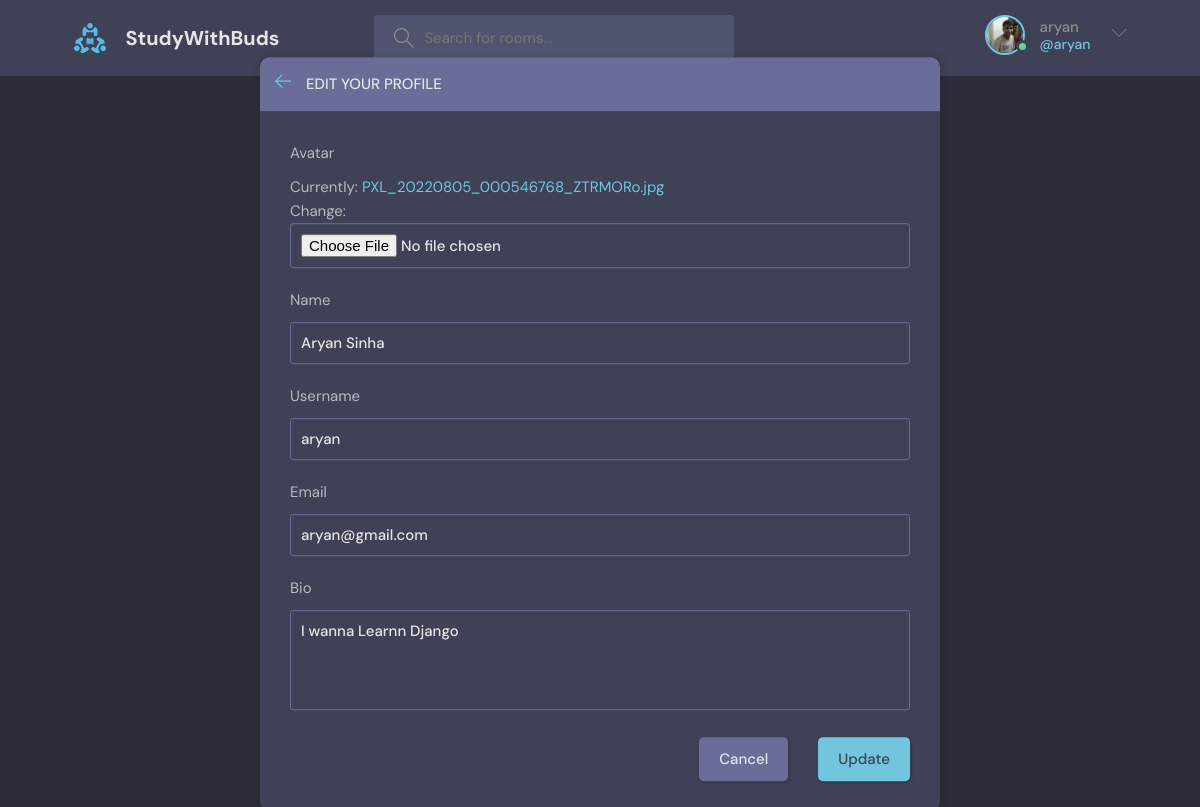
The app's page /updateUser/ (signed in) with its own data.
### base/models.py (models this page shows)
class User(AbstractUser):
    username = models.CharField(max_length=150, unique=True)
    name = models.CharField(max_length=200, null=True)
    email = models.EmailField(unique=True, null=True)
    bio = models.TextField(null=True)
    avatar = models.ImageField(null=True, default="avatar.svg")
    USERNAME_FIELD = "email"
    REQUIRED_FIELDS = ["username"]

### base/views.py (the view)
# urls.py: path("updateUser/", views.updateUser, name="updateUser"),
@login_required(login_url="Login")
def updateUser(request):
    user = request.user
    form = UserForm(instance=user)
    if request.method == "POST":
        form = UserForm(request.POST, request.FILES, instance=user)
        if form.is_valid():
            form.save()
            return redirect("profile", no=user.id)
    context = {"form": form}
    return render(request, "base/updateUser.html", context)

### base/forms.py
class UserForm(ModelForm):
    class Meta:
        model = User
        fields = ["avatar", "name", "username", "email", "bio"]

### base/templates/base/updateUser.html (shortened to what this page needs)
{% extends 'main.html' %}
{% block content %}
<main class="update-account layout">
  <div class="container">
    <div class="layout__box">
      <div class="layout__boxHeader">
        <div class="layout__boxTitle">
          <a href="{% url 'Home' %}">
            <svg version="1.1" xmlns="http://www.w3.org/2000/svg" width="32" height="32" viewBox="0 0 32 32">
              <title>arrow-left</title>
              <path
                d="M13.723 2.286l-13.723 13.714 13.719 13.714 1.616-1.611-10.96-10.96h27.625v-2.286h-27.625l10.965-10.965-1.616-1.607z">
              </path>
            </svg>
          </a>
          <h3>Edit your profile</h3>
        </div>
      </div>
      <div class="layout__body">
        <form class="form" action="" method="POST" enctype="multipart/form-data">
          {% for field in form%}
          <div class="form__group">
            <label for="profile_pic">{{field.label}}</label>
            {{field}}
          </div>
          {% endfor %}
          <div class="form__action">
            <a class="btn btn--dark" href="index.html">Cancel</a>
            <button class="btn btn--main" type="submit">Update</button>
          </div>
        </form>
      </div>
    </div>
  </div>
</main>
{% endblock %}

### Html/Navigation.html (shortened to what this page needs)
{% load static %}
<header class="header header--loggedIn">
    <div class="container">
        <a href="{% url 'Home' %}" class="header__logo">
            <img src="{% static 'images/logo.svg' %}" />
            <h1>StudyWithBuds</h1>
        </a>
        <form class="header__search" method="GET" action="{% url 'Home' %}">
            <label>
                <input type="text" name="q" placeholder="Search for rooms..." />
            </label>
        </form>
        <nav class="header__menu">
            {% if request.user.is_authenticated %}
            <div class="header__user">
                <a href="{% url 'updateUser' %}">
                    <div class="avatar avatar--medium active">
                        <img src="{{request.user.avatar.url}}" />
                    </div>
                    <p>{{request.user.username}}<span>@{{request.user.username}}</span></p>
                </a>
                <button class="dropdown-button">
                    <svg version="1.1" xmlns="http://www.w3.org/2000/svg" width="32" height="32" viewBox="0 0 32 32">
                        <title>chevron-down</title>
                        <path d="M16 21l-13-13h-3l16 16 16-16h-3l-13 13z"></path>
                    </svg>
                </button>
            </div>
            {% else %}
            <a href="{% url 'Login' %}">
                <img src="{% static 'images/avatar.svg' %}" />
                <p>Login</p>
            </a>
            {% endif %}
        </nav>
    </div>
</header>

### records on screen
User: user.avatar (picture), user.username "aryan", form "Aryan Sinha" "aryan" "aryan@gmail.com" "I wanna Learnn Django"

### other values on screen
{{ field.label }} "Avatar" "Name" "Username" "Email" "Bio"
